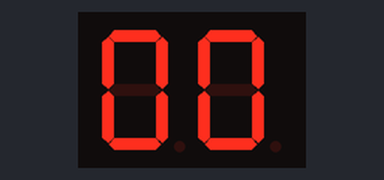
The sketch below on a simulated Arduino Uno, built with avr-gcc and run on an emulated ATmega328P. Shown: 2-digit seven-segment display. Wiring (inferred from the names in the program): 2-digit 7-segment display, segments lit when HIGH: segments pin 7, pin 5, pin 2, pin 4, pin 3, pin 6, pin 8; digit selects pin 9, pin 10. The segment pins are drawn as the display they are named for.

Above: at 0.1 s.
At 4.1 s:
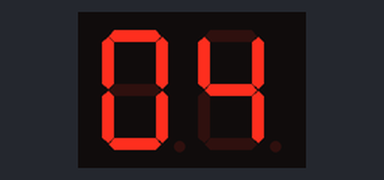
At 8.2 s:
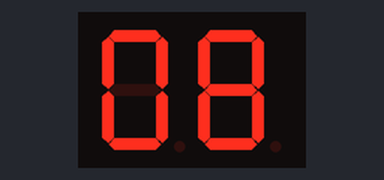
At 18.3 s:
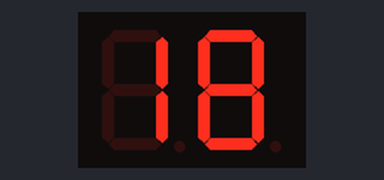
At 28.3 s:
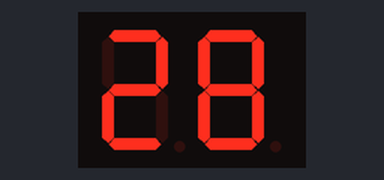
At 38.4 s:
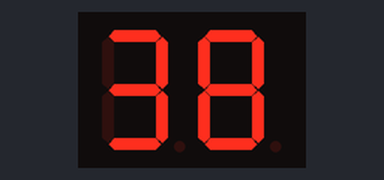

Measured:
- what the display in image 0 shows lasts 1.1 s, from 0.0 s to 1.1 s

The sketch:

segment_display.ino
```cpp
#define SEG_C 2
#define SEG_E 3
#define SEG_D 4
#define SEG_B 5
#define SEG_F 6
#define SEG_A 7
#define SEG_G 8

#define DISP_1 9
#define DISP_2 10

void setup() {
  pinMode(SEG_A, OUTPUT);
  pinMode(SEG_B, OUTPUT);
  pinMode(SEG_C, OUTPUT);
  pinMode(SEG_D, OUTPUT);
  pinMode(SEG_E, OUTPUT);
  pinMode(SEG_F, OUTPUT);
  pinMode(SEG_G, OUTPUT);

  pinMode(DISP_1, OUTPUT);
  pinMode(DISP_2, OUTPUT);
}

void loop() {

 for( int i = 0; i < 6; i++ ) {
  for ( int j = 0; j < 10; j++ ) {
    for( int k = 0; k < 100; k++ ) {  // time manipulation, 100 * (5 + 5) ms = 1 sec
     digitalWrite(DISP_1,HIGH);
     digitalWrite(DISP_2,LOW);
     display_digits(i);
     delay(5);
     digitalWrite(DISP_1,LOW);
     digitalWrite(DISP_2,HIGH);
     display_digits(j);
     delay(5);
    }
  }
 }

}

void display_digits(byte digit) {
  switch (digit) {
    case 0:
        digitalWrite(SEG_A, HIGH);
        digitalWrite(SEG_B, HIGH);
        digitalWrite(SEG_C, HIGH);
        digitalWrite(SEG_D, HIGH);
        digitalWrite(SEG_E, HIGH);
        digitalWrite(SEG_F, HIGH);
        digitalWrite(SEG_G, LOW);
    break;

    case 1:
        digitalWrite(SEG_A, LOW);
        digitalWrite(SEG_B, HIGH);
        digitalWrite(SEG_C, HIGH);
        digitalWrite(SEG_D, LOW);
        digitalWrite(SEG_E, LOW);
        digitalWrite(SEG_F, LOW);
        digitalWrite(SEG_G, LOW);
    break;

    case 2:
        digitalWrite(SEG_A, HIGH);
        digitalWrite(SEG_B, HIGH);
        digitalWrite(SEG_C, LOW);
        digitalWrite(SEG_D, HIGH);
        digitalWrite(SEG_E, HIGH);
        digitalWrite(SEG_F, LOW);
        digitalWrite(SEG_G, HIGH);
    break;

    case 3:
        digitalWrite(SEG_A, HIGH);
        digitalWrite(SEG_B, HIGH);
        digitalWrite(SEG_C, HIGH);
        digitalWrite(SEG_D, HIGH);
        digitalWrite(SEG_E, LOW);
        digitalWrite(SEG_F, LOW);
        digitalWrite(SEG_G, HIGH);
    break;

    case 4:
        digitalWrite(SEG_A, LOW);
        digitalWrite(SEG_B, HIGH);
        digitalWrite(SEG_C, HIGH);
        digitalWrite(SEG_D, LOW);
        digitalWrite(SEG_E, LOW);
        digitalWrite(SEG_F, HIGH);
        digitalWrite(SEG_G, HIGH);
    break;

    case 5:
        digitalWrite(SEG_A, HIGH);
        digitalWrite(SEG_B, LOW);
        digitalWrite(SEG_C, HIGH);
        digitalWrite(SEG_D, HIGH);
        digitalWrite(SEG_E, LOW);
        digitalWrite(SEG_F, HIGH);
        digitalWrite(SEG_G, HIGH);
    break;

    case 6:
        digitalWrite(SEG_A, HIGH);
        digitalWrite(SEG_B, LOW);
        digitalWrite(SEG_C, HIGH);
        digitalWrite(SEG_D, HIGH);
        digitalWrite(SEG_E, HIGH);
        digitalWrite(SEG_F, HIGH);
        digitalWrite(SEG_G, HIGH);
    break;

    case 7:
        digitalWrite(SEG_A, HIGH);
        digitalWrite(SEG_B, HIGH);
        digitalWrite(SEG_C, HIGH);
        digitalWrite(SEG_D, LOW);
        digitalWrite(SEG_E, LOW);
        digitalWrite(SEG_F, LOW);
        digitalWrite(SEG_G, LOW);
    break;

    case 8:
        digitalWrite(SEG_A, HIGH);
        digitalWrite(SEG_B, HIGH);
        digitalWrite(SEG_C, HIGH);
        digitalWrite(SEG_D, HIGH);
        digitalWrite(SEG_E, HIGH);
        digitalWrite(SEG_F, HIGH);
        digitalWrite(SEG_G, HIGH);
    break;

    case 9:
        digitalWrite(SEG_A, HIGH);
        digitalWrite(SEG_B, HIGH);
        digitalWrite(SEG_C, HIGH);
        digitalWrite(SEG_D, HIGH);
        digitalWrite(SEG_E, LOW);
        digitalWrite(SEG_F, HIGH);
        digitalWrite(SEG_G, HIGH);
    break;

    default:
    break;
  }
}
```
